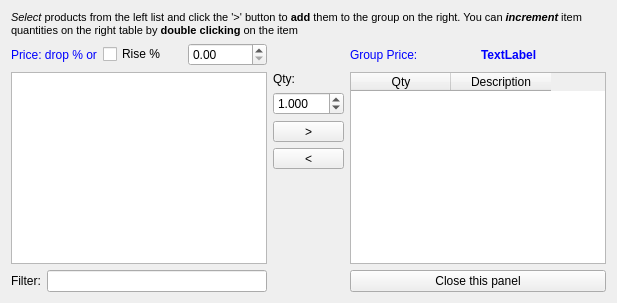
    <widget class="QFrame" name="groupsPanel">
     <property name="minimumSize">
      <size>
       <width>0</width>
       <height>0</height>
      </size>
     </property>
     <layout class="QGridLayout" name="gridLayout_2">
      <item row="0" column="0" colspan="3">
       <layout class="QHBoxLayout" name="horizontalLayout_2">
        <item>
         <widget class="QLabel" name="label">
          <property name="text">
           <string>&lt;!DOCTYPE HTML PUBLIC &quot;-//W3C//DTD HTML 4.0//EN&quot; &quot;http://www.w3.org/TR/REC-html40/strict.dtd&quot;&gt;
&lt;html&gt;&lt;head&gt;&lt;meta name=&quot;qrichtext&quot; content=&quot;1&quot; /&gt;&lt;style type=&quot;text/css&quot;&gt;
p, li { white-space: pre-wrap; }
&lt;/style&gt;&lt;/head&gt;&lt;body style=&quot; font-family:'Lucida Grande'; font-size:8pt; font-weight:400; font-style:normal;&quot;&gt;
&lt;p style=&quot; margin-top:0px; margin-bottom:0px; margin-left:0px; margin-right:0px; -qt-block-indent:0; text-indent:0px;&quot;&gt;&lt;span style=&quot; font-style:italic;&quot;&gt;Select&lt;/span&gt; products from the left list and click the '&amp;gt;' button to &lt;span style=&quot; font-weight:600;&quot;&gt;add&lt;/span&gt; them to the group on the right. You can&lt;span style=&quot; font-style:italic;&quot;&gt; &lt;/span&gt;&lt;span style=&quot; font-weight:600; font-style:italic;&quot;&gt;increment&lt;/span&gt;&lt;span style=&quot; font-weight:600;&quot;&gt; &lt;/span&gt;item quantities on the right table by &lt;span style=&quot; font-weight:600;&quot;&gt;double clicking&lt;/span&gt; on the item&lt;/p&gt;&lt;/body&gt;&lt;/html&gt;</string>
          </property>
          <property name="wordWrap">
           <bool>true</bool>
          </property>
         </widget>
        </item>
       </layout>
      </item>
      <item row="1" column="0">
       <layout class="QHBoxLayout" name="horizontalLayout_3">
        <item>
         <widget class="QLabel" name="label_6">
          <property name="styleSheet">
           <string notr="true">color:blue;</string>
          </property>
          <property name="text">
           <string>Price: drop % or</string>
          </property>
         </widget>
        </item>
        <item>
         <widget class="QCheckBox" name="chRise">
          <property name="text">
           <string>Rise %</string>
          </property>
         </widget>
        </item>
        <item>
         <widget class="QDoubleSpinBox" name="editGroupPriceDrop"/>
        </item>
       </layout>
      </item>
      <item row="1" column="2">
       <layout class="QHBoxLayout" name="horizontalLayout_4">
        <item>
         <widget class="QLabel" name="label_4">
          <property name="styleSheet">
           <string notr="true">color:blue;</string>
          </property>
          <property name="text">
           <string>Group Price:</string>
          </property>
         </widget>
        </item>
        <item>
         <widget class="QLabel" name="lblGPrice">
          <property name="styleSheet">
           <string notr="true">font-weight:bold;
color: blue;</string>
          </property>
          <property name="text">
           <string>TextLabel</string>
          </property>
         </widget>
        </item>
       </layout>
      </item>
      <item row="2" column="0">
       <widget class="QListView" name="sourcePView">
        <property name="editTriggers">
         <set>QAbstractItemView::NoEditTriggers</set>
        </property>
        <property name="alternatingRowColors">
         <bool>false</bool>
        </property>
        <property name="selectionMode">
         <enum>QAbstractItemView::MultiSelection</enum>
        </property>
        <property name="selectionBehavior">
         <enum>QAbstractItemView::SelectRows</enum>
        </property>
        <property name="modelColumn">
         <number>0</number>
        </property>
       </widget>
      </item>
      <item row="2" column="1">
       <layout class="QVBoxLayout" name="verticalLayout">
        <item>
         <widget class="QLabel" name="label_16">
          <property name="sizePolicy">
           <sizepolicy hsizetype="Preferred" vsizetype="Maximum">
            <horstretch>0</horstretch>
            <verstretch>0</verstretch>
           </sizepolicy>
          </property>
          <property name="maximumSize">
           <size>
            <width>16777215</width>
            <height>30</height>
           </size>
          </property>
          <property name="text">
           <string>Qty:</string>
          </property>
         </widget>
        </item>
        <item>
         <widget class="QDoubleSpinBox" name="editGroupQty">
          <property name="maximumSize">
           <size>
            <width>100</width>
            <height>16777215</height>
           </size>
          </property>
          <property name="decimals">
           <number>3</number>
          </property>
          <property name="minimum">
           <double>0.001000000000000</double>
          </property>
          <property name="maximum">
           <double>999.000000000000000</double>
          </property>
          <property name="value">
           <double>1.000000000000000</double>
          </property>
         </widget>
        </item>
        <item>
         <widget class="QToolButton" name="btnAdd">
          <property name="sizePolicy">
           <sizepolicy hsizetype="Minimum" vsizetype="Fixed">
            <horstretch>0</horstretch>
            <verstretch>0</verstretch>
           </sizepolicy>
          </property>
          <property name="toolTip">
           <string>Add selected products to the group</string>
          </property>
          <property name="text">
           <string>&gt;</string>
          </property>
         </widget>
        </item>
        <item>
         <widget class="QToolButton" name="btnRemove">
          <property name="sizePolicy">
           <sizepolicy hsizetype="Minimum" vsizetype="Fixed">
            <horstretch>0</horstretch>
            <verstretch>0</verstretch>
           </sizepolicy>
          </property>
          <property name="toolTip">
           <string>Remove selected products from the group</string>
          </property>
          <property name="text">
           <string>&lt;</string>
          </property>
         </widget>
        </item>
        <item>
         <spacer name="verticalSpacer">
          <property name="orientation">
           <enum>Qt::Vertical</enum>
          </property>
          <property name="sizeHint" stdset="0">
           <size>
            <width>20</width>
            <height>40</height>
           </size>
          </property>
         </spacer>
        </item>
       </layout>
      </item>
      <item row="2" column="2">
       <widget class="QTableWidget" name="groupView">
        <property name="styleSheet">
         <string notr="true"/>
        </property>
        <property name="editTriggers">
         <set>QAbstractItemView::NoEditTriggers</set>
        </property>
        <property name="selectionMode">
         <enum>QAbstractItemView::SingleSelection</enum>
        </property>
        <property name="selectionBehavior">
         <enum>QAbstractItemView::SelectRows</enum>
        </property>
        <column>
         <property name="text">
          <string>Qty</string>
         </property>
        </column>
        <column>
         <property name="text">
          <string>Description</string>
         </property>
        </column>
       </widget>
      </item>
      <item row="3" column="0">
       <layout class="QHBoxLayout" name="horizontalLayout">
        <item>
         <widget class="QLabel" name="label_2">
          <property name="text">
           <string>Filter:</string>
          </property>
         </widget>
        </item>
        <item>
         <widget class="QLineEdit" name="editFilter">
          <property name="toolTip">
           <string>You can filter the products by description,</string>
          </property>
          <property name="text">
           <string/>
          </property>
         </widget>
        </item>
       </layout>
      </item>
      <item row="3" column="2">
       <widget class="QPushButton" name="btnCloseGroup">
        <property name="text">
         <string>Close this panel</string>
        </property>
       </widget>
      </item>
     </layout>
    </widget>
